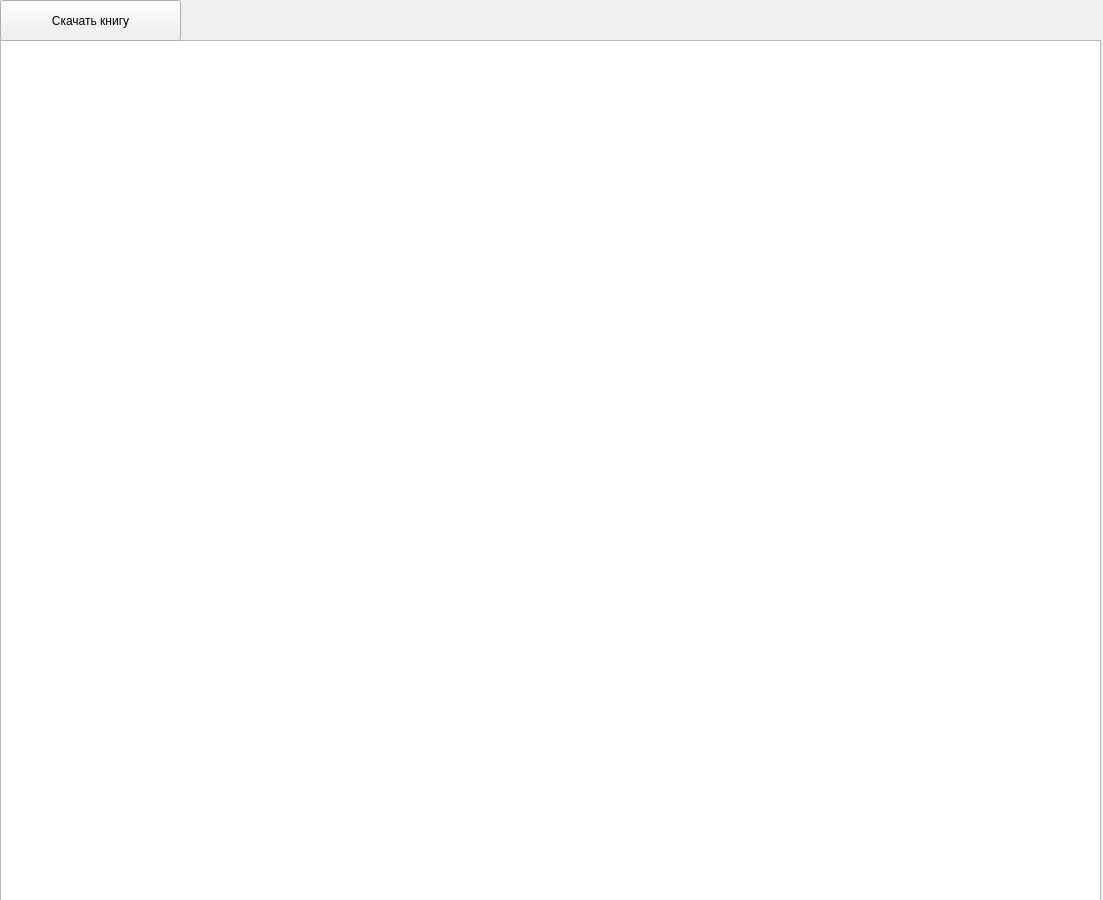
<?xml version="1.0" encoding="UTF-8"?>
<ui version="4.0">
 <class>Form</class>
 <widget class="QWidget" name="Form">
  <property name="geometry">
   <rect>
    <x>0</x>
    <y>0</y>
    <width>1103</width>
    <height>900</height>
   </rect>
  </property>
  <property name="windowTitle">
   <string>Form</string>
  </property>
  <widget class="QTextEdit" name="textEdit">
   <property name="geometry">
    <rect>
     <x>0</x>
     <y>40</y>
     <width>1101</width>
     <height>861</height>
    </rect>
   </property>
  </widget>
  <widget class="QPushButton" name="save_btn">
   <property name="geometry">
    <rect>
     <x>0</x>
     <y>0</y>
     <width>181</width>
     <height>41</height>
    </rect>
   </property>
   <property name="text">
    <string>Скачать книгу</string>
   </property>
  </widget>
 </widget>
 <resources/>
 <connections/>
</ui>
